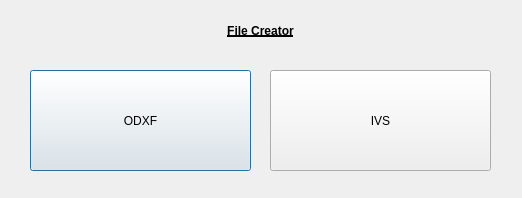
<?xml version="1.0" encoding="UTF-8"?>
<ui version="4.0">
 <class>Dialog</class>
 <widget class="QDialog" name="Dialog">
  <property name="geometry">
   <rect>
    <x>0</x>
    <y>0</y>
    <width>522</width>
    <height>198</height>
   </rect>
  </property>
  <property name="windowTitle">
   <string>File Creator</string>
  </property>
  <widget class="QPushButton" name="odxfButton">
   <property name="geometry">
    <rect>
     <x>30</x>
     <y>70</y>
     <width>221</width>
     <height>101</height>
    </rect>
   </property>
   <property name="text">
    <string>ODXF</string>
   </property>
  </widget>
  <widget class="QPushButton" name="ivsButton">
   <property name="geometry">
    <rect>
     <x>270</x>
     <y>70</y>
     <width>221</width>
     <height>101</height>
    </rect>
   </property>
   <property name="text">
    <string>IVS</string>
   </property>
  </widget>
  <widget class="QLabel" name="titleLabel">
   <property name="geometry">
    <rect>
     <x>30</x>
     <y>20</y>
     <width>461</width>
     <height>21</height>
    </rect>
   </property>
   <property name="font">
    <font>
     <weight>75</weight>
     <bold>true</bold>
     <underline>true</underline>
    </font>
   </property>
   <property name="text">
    <string>File Creator</string>
   </property>
   <property name="alignment">
    <set>Qt::AlignCenter</set>
   </property>
  </widget>
 </widget>
 <resources/>
 <connections/>
</ui>
